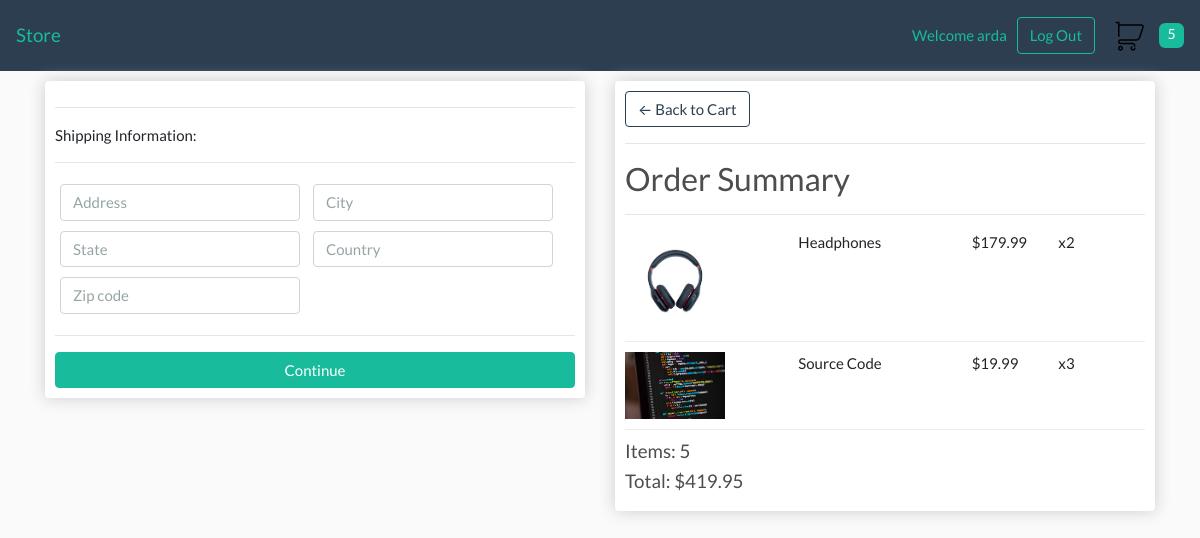
The page /checkout/ (signed in) on the database as committed earlier.
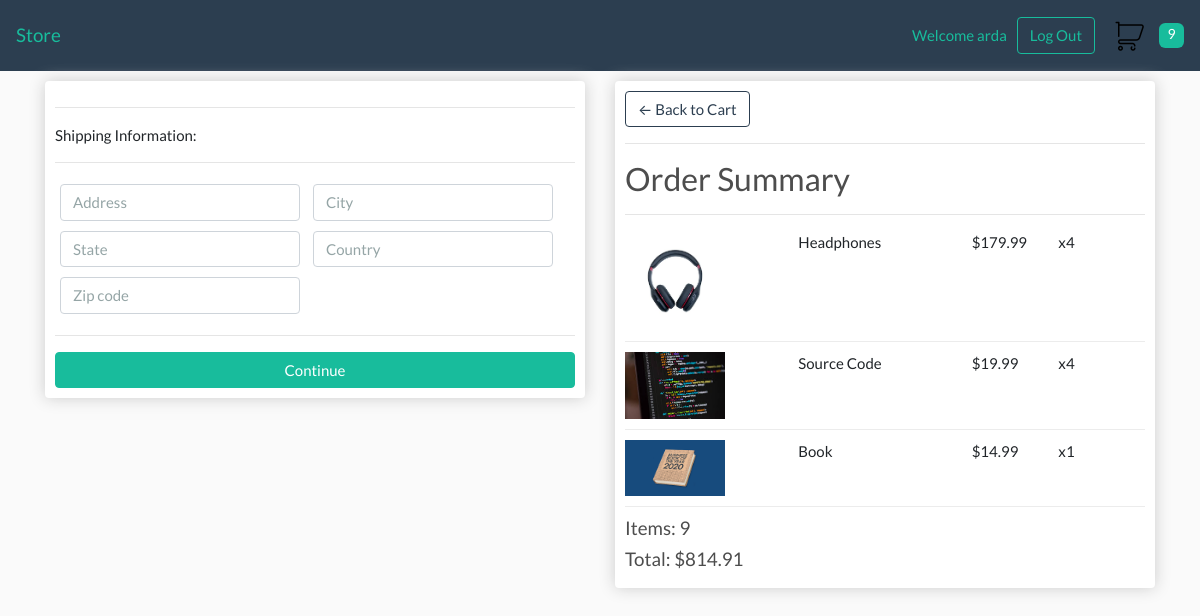
The same page on the database as committed later.
### store/models.py (models this page shows, shortened)
class OrderItem(models.Model):
    product = models.ForeignKey("store.Product", on_delete=models.SET_NULL, null=True)
    order = models.ForeignKey("store.Order", on_delete=models.SET_NULL, null=True)
    quantity = models.IntegerField(default=0, null=True, blank=True)
    date_added = models.DateTimeField(auto_now_add=True)
    @property
    def get_total(self):
        return self.product.price * self.quantity

class Product(models.Model):
    name = models.CharField(max_length=200, null=True)
    price = models.DecimalField(max_digits=5, decimal_places=2)
    digital = models.BooleanField(default=False, null=True, blank=False)
    image = models.ImageField(null=True, blank=True)
    @property
    def get_image_url(self):
        try:
            return self.image.url
        except:
            return ''

class Order(models.Model):
    customer = models.ForeignKey("store.Customer", on_delete=models.SET_NULL, null=True, blank=True)
    date_ordered = models.DateTimeField(auto_now_add=True)
    complete = models.BooleanField(default=False, null=True, blank=False)
    transaction_id = models.CharField(max_length=100, null=True)
    @property
    def get_cart_total(self):
        return sum([item.get_total for item in self.orderitem_set.all()])
    @property
    def get_cart_items(self):
        return sum([item.quantity for item in self.orderitem_set.all()])
    @property
    def is_shipping(self):
        is_shipping = False
        for item in self.orderitem_set.all():
            if not item.product.digital:
                is_shipping = True
        return is_shipping

### store/views.py (the view)
# urls.py: path('checkout/', views.checkout, name='checkout'),
def checkout(request):
    data = cart_data(request)
    cart_items = data['cart_items']
    order = data['order']
    items = data['items']
    return render(request, 'store/checkout.html', {
        'items': items,
        'order': order,
        'cart_items': cart_items
    })

### store/utils.py (called while the page is built)
def cart_data(request):
    if request.user.is_authenticated:
        customer = request.user.customer
        order, created = Order.objects.get_or_create(customer=customer, complete=False)
        items = order.orderitem_set.all()
        cart_items = order.get_cart_items
    else:
        cookie_data = cookie_cart(request)
        cart_items = cookie_data['cart_items']
        order = cookie_data['order']
        items = cookie_data['items']
    return {
        'cart_items': cart_items,
        'order': order,
        'items': items
    }

### store/templates/store/checkout.html (shortened to what this page needs)
{% extends 'store/layout.html' %}
{% load static %}
{% block body %}
    <div class="row">
		<div class="col-lg-6">
			<div class="box-element" id="form-wrapper">
				<form id="form">
					<div id="shipping-info">
						<hr>
						<p>Shipping Information:</p>
						<hr>
						<div class="form-field">
							<input class="form-control" type="text" name="address" placeholder="Address">
						</div>
						<div class="form-field">
							<input class="form-control" type="text" name="city" placeholder="City">
						</div>
						<div class="form-field">
							<input class="form-control" type="text" name="state" placeholder="State">
						</div>
						<div class="form-field">
							<input class="form-control" type="text" name="country" placeholder="Country">
						</div>
						<div class="form-field">
							<input class="form-control" type="text" name="zipcode" placeholder="Zip code">
						</div>
					</div>
					<hr>
					<input id="form-button" class="btn btn-success btn-block" type="submit" value="Continue">
				</form>
			</div>
			<br>
		</div>
		<div class="col-lg-6">
			<div class="box-element">
				<a  class="btn btn-outline-primary" href="{% url 'cart' %}">&#x2190; Back to Cart</a>
				<hr>
				<h3>Order Summary</h3>
				<hr>
				{% for item in items %}
					<div class="cart-row">
						<div style="flex:2"><img class="row-image" src="{{ item.product.get_image_url }}" alt="item image"></div>
						<div style="flex:2"><p>{{ item.product.name }}</p></div>
						<div style="flex:1"><p>${{ item.product.price }}</p></div>
						<div style="flex:1"><p>x{{ item.quantity }}</p></div>
					</div>
				{% endfor %}
				<h5>Items: {{ order.get_cart_items }}</h5>
				<h5>Total: ${{ order.get_cart_total|floatformat:2 }}</h5>
			</div>
		</div>
	</div>
{% endblock body %}

### store/templates/store/layout.html (shortened to what this page needs)
{% load static %}
<!DOCTYPE html>
<html lang="en">
    <head>
        <link rel="stylesheet" href="https://stackpath.bootstrapcdn.com/bootswatch/4.5.0/flatly/bootstrap.min.css">
        <link rel="stylesheet" type="text/css" href="{% static 'css/main.css' %}">
    </head>
    <body>
        <nav class="navbar navbar-expand-lg navbar-primary bg-primary">
            <a class="navbar-brand" href="{% url 'store' %}">Store</a>
            <div class="form-inline my-2 my-lg-0">
                {% if request.user.is_authenticated %}
                    <div id="welcome">Welcome {{ request.user.username }}</div>
                    <a href="{% url 'logout' %}" class="btn btn-outline-success">Log Out</a>
                {% else %}
                    <a href="{% url 'login' %}" class="success" id="login">Log In</a>
                    <a href="{% url 'register' %}" class="btn btn-outline-success">Register</a>
                {% endif %}
                <a href="{% url 'cart' %}">
                    <img src="{% static 'images/cart.png' %}" alt="cart" id="cart-icon">
                </a>
                <div id="cart-total">{{ cart_items }}</div>
            </div>
        </nav>
        <div class="container">
            {% block body %}
            {% endblock body %}
        </div>
    </body>
</html>

Rows that differ between the two databases and show on the page:
changed OrderItem "Headphones": quantity "2" → "4"
changed OrderItem "Source Code": quantity "3" → "4"
added OrderItem: product.get_image_url (picture), product.name "Book", product.price "14.99", quantity "1"
changed through a linked row, Order: get_cart_items "5" → "9"; get_cart_total "419.95" → "814.91"
Other text that changed with them:
{{ cart_items }}: "5" → "9"
